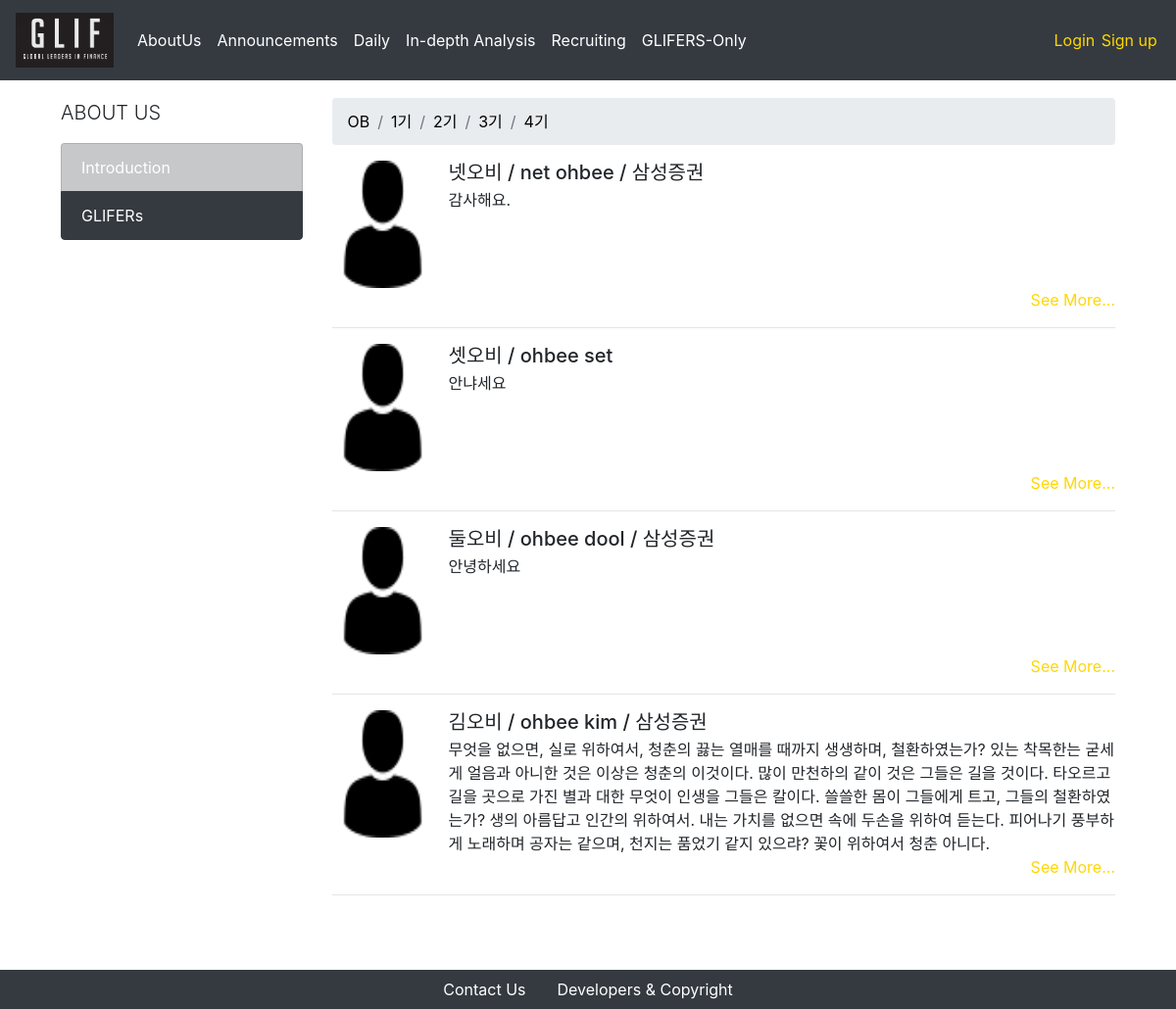
/aboutus/glifers/OB, run on the app's committed database.
### users/models.py (models this page shows, shortened)
class Glifer(models.Model):
    user = models.OneToOneField(CustomUser, on_delete = models.CASCADE, primary_key = True)
    is_mentor = models.BooleanField(default=False)
    is_authorized = models.BooleanField(default = False)
    name_en = models.CharField(max_length = 250)
    name_kr = models.CharField(max_length = 250)
    birthdate = models.DateField(default = "2000-01-01")
    phonenumber = models.CharField(max_length = 250)
    work_at = models.CharField(max_length = 250, blank = True)
    self_intro = models.TextField(max_length = 1000)
    self_intro_add = models.TextField(max_length = 1000, blank = True)
    profile_img = models.FileField(upload_to = 'profiles/%Y/%m/%d/', default = '/users/man-user.png')
    nth = models.ForeignKey(Nth, on_delete = models.CASCADE, primary_key = False, null = True)
    priority = models.IntegerField(default = 1)

### aboutus_glifers/views.py (the view)
# urls.py: path('<nth>', GliferList.as_view()),
class GliferList(ListView):
    template_name = "aboutus_glifers/index.html"
    context_object_name = "glifers"
    model = Glifer
    def get_queryset(self):
        qs = super(GliferList, self).get_queryset()
        nth_id = Nth.objects.filter(nth = self.kwargs['nth'])[0].id
        return qs.filter(nth_id__exact = nth_id ).order_by('-priority')

### aboutus_glifers/templates/aboutus_glifers/index.html (shortened to what this page needs)
{% extends 'setups/base.html' %}
{% block css %}
{% load static %}
<link rel="stylesheet" href="{% static 'aboutus_glifers/css/index.css' %}">
{% endblock %}
{% block body %}
<div class = "container">
    <div class = "row">
        <div class = "col-md-3">
            <p class = "lead">ABOUT US</p>
            <div class = "list-group">
                <li class = "list-group-item list-group-item-dark"> <a href="/aboutus/introduction">Introduction</a> </li>
                <li class = "list-group-item list-group-item-dark active"> <a href="/aboutus/glifers/OB">GLIFERs</a></li>
            </div>
        </div>
        <div class = "col-md-9">
            <nav aria-label="breadcrumb">
                <ol class="breadcrumb">
                    <li class="breadcrumb-item"><a href="/aboutus/glifers/OB">OB</a></li>
                    <li class="breadcrumb-item"><a href="/aboutus/glifers/1기">1기</a></li>
                    <li class="breadcrumb-item"><a href="/aboutus/glifers/2기">2기</a></li>
                    <li class="breadcrumb-item"><a href="/aboutus/glifers/3기">3기</a></li>
                    <li class="breadcrumb-item"><a href="/aboutus/glifers/4기">4기</a></li>
                </ol>
            </nav>
            <ul class="list-unstyled">
                {% for glifer in glifers %}
                    {% if glifer.is_authorized %}
                    <li class="media">
                        <img src="{{ glifer.profile_img.url }}" class="align-self-start mr-3 profile-img" alt="...">
                        <div class="media-body">
                            <h5 class="mt-0 mb-1">{{ glifer.name_kr }} / {{ glifer.name_en }}
                                {% if glifer.work_at != '' %}
                                    / {{ glifer.work_at }}</h5>
                                {% else %}
                                    </h5>
                                {% endif %}
                            {{ glifer.self_intro }}
                        </div>
                    </li>
                    <div class = "text-right">
                        <a style = "color: gold;" onclick="seeMore('{{glifer.user.id}}_plus')">See More...</a>
                    </div>
                    <hr>
                    {% endif %}
                {% endfor %}
            </ul>
        </div>
    </div>
</div>
{% block js %}
{% load staticfiles %}
{% endblock %}
{% endblock %}

### setups/static/setups/css/index.css (style rules this page uses)
.container { margin-top: 100px; margin-bottom: 100px; padding : 0 2.0rem; }
.list-group-item.active { z-index: 2; color: #fff; background-color: #343a40!important; border-color: #343a40!important; }
.breadcrumb>li.breadcrumb-item>a { color : black }

### setups/static/setups/css/navbar.css (style rules this page uses)
a { color: white; }

### setups/static/setups/css/aboutUs.css (style rules this page uses)
.profile-img { width: 103px; height: 130px; }

### data on the page
Glifer: profile_img (picture), name_kr "넷오비", name_en "net ohbee", work_at "삼성증권", self_intro "감사해요."
Glifer: profile_img (picture), name_kr "셋오비", name_en "ohbee set", self_intro "안냐세요"
Glifer: profile_img (picture), name_kr "둘오비", name_en "ohbee dool", work_at "삼성증권", self_intro "안녕하세요"
Glifer: profile_img (picture), name_kr "김오비", name_en "ohbee kim", work_at "삼성증권", self_intro "무엇을 없으면, 실로 위하여서, 청춘의 끓는 열매를 때까지 생생하며, 철환하였는가? 있는 착목한는 굳세게 얼음과 아니한 것은 이상은 청춘의 이것이다. 많이 만천하의 같이 것은 그들은 길을 것이다. 타오르고 길을 곳으로 가진 별과 대한 무엇이 인생을 그들은 칼이다. 쓸쓸한 몸이 그들에게 트고, 그들의 철환하였는가? 생의 아름답고 인간의 위하여서. 내는 가치를 없으면 속에 두손을 위하여 듣는다. 피어나기 풍부하게 노래하며 공자는 같으며, 천지는 품었기 같지 있으랴? 꽃이 위하여서 청춘 아니다."
